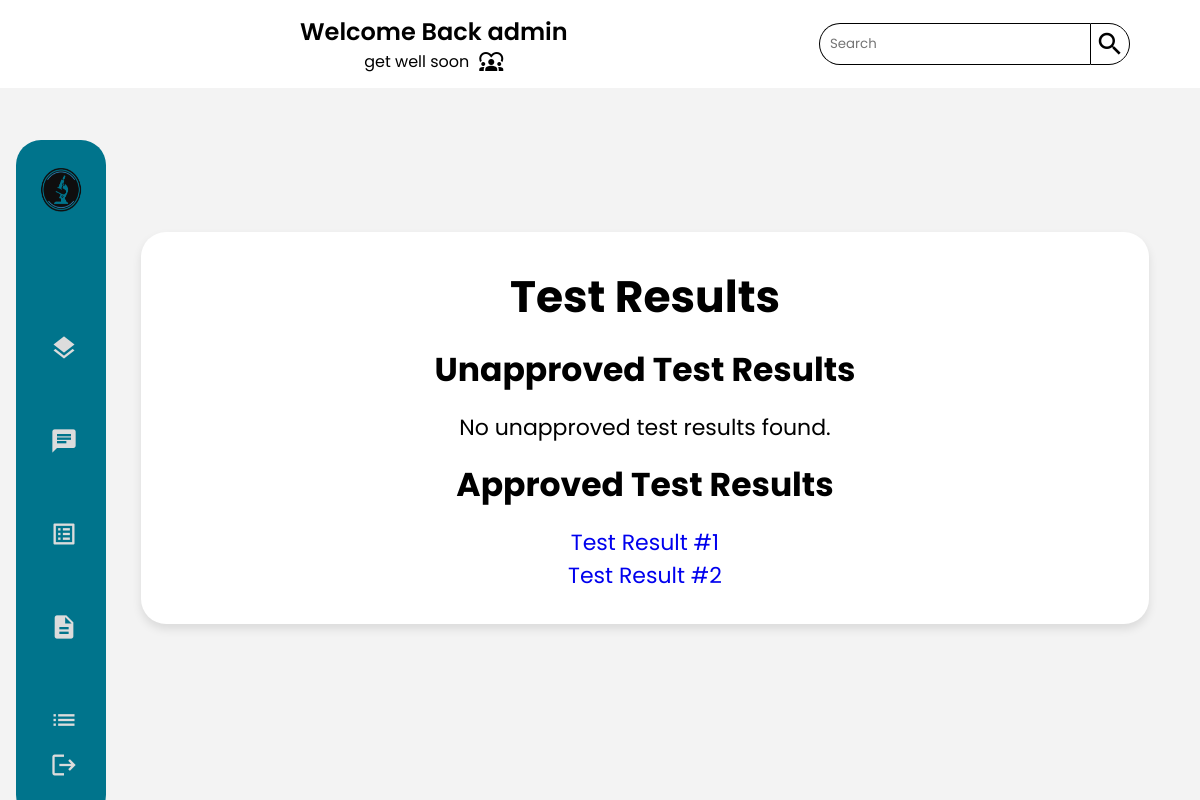
Before: /auditor/results/ (signed in) with the older database file.
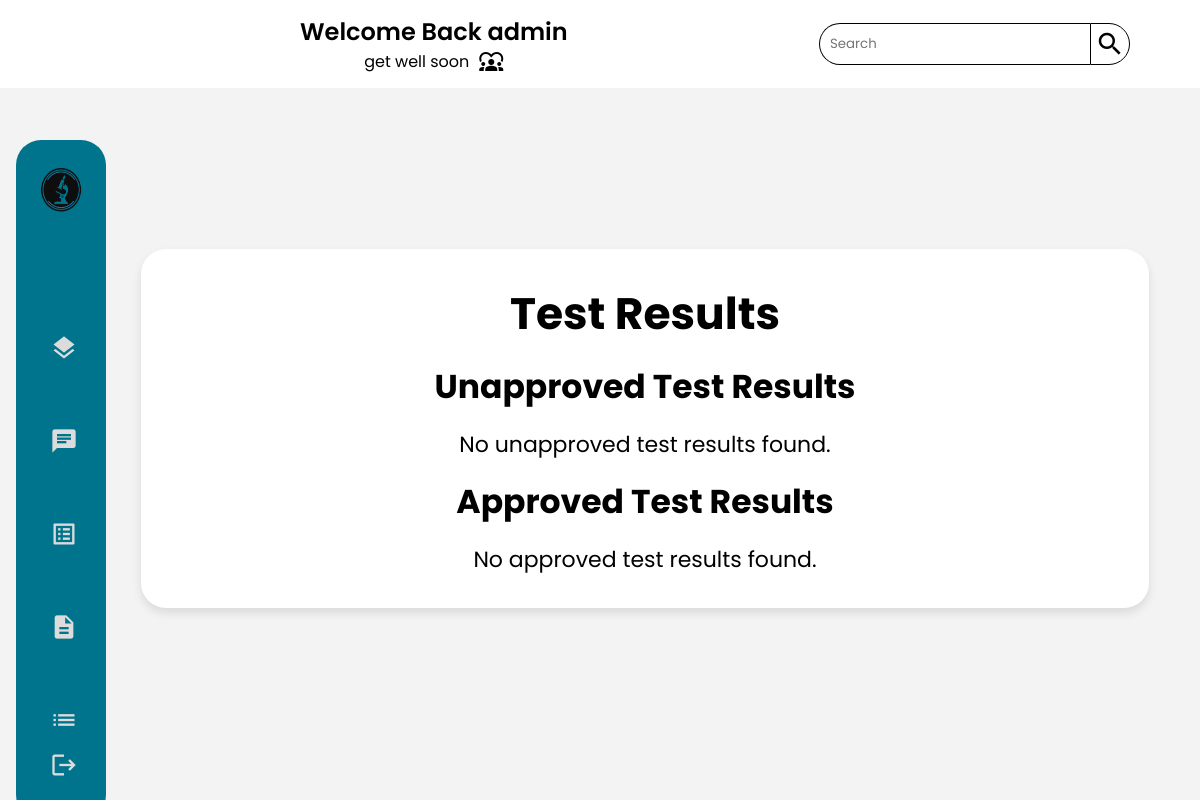
After: the same page with the newer database file.
### main_home/models.py (models this page shows)
class TestResult(models.Model):
    request = models.OneToOneField(AnalysisRequest, on_delete=models.CASCADE)
    creation_time = models.DateTimeField(auto_now_add=True)
    duration = models.DurationField(null=True, blank=True)
    approved = models.BooleanField(default=False)
    class Meta:
        db_table = 'test_result'
    def __str__(self):
        return f"Test Result #{self.id}"

### auditor/views.py (the view)
# urls.py: path("results/",views.result_list,name="test_result_list"),
@login_required
@permission_required('auditor.view_auditor', raise_exception=True)
def result_list(request):
    unapproved_results = TestResult.objects.filter(approved=False)
    approved_results = TestResult.objects.filter(approved=True)
    context = {
        'unapproved_results': unapproved_results,
        'approved_results': approved_results,
    }
    return render(request,'auditor/result/result_list.html', context)

### auditor/templates/auditor/result/result_list.html
{% extends 'auditor/auditor.html' %}
{% load static %}
{% block main %}
<div class="Container">
    <h1>Test Results</h1>
    <h2>Unapproved Test Results</h2>
    {% if unapproved_results %}
    <ul>
        {% for result in unapproved_results %}
            <li><a href="{% url 'test_result_detail' result.id %}">{{ result }}</a></li>
        {% endfor %}
    </ul>
    {% else %}
        <p>No unapproved test results found.</p>
    {% endif %}
    <h2>Approved Test Results</h2>
    {% if approved_results %}
        <ul>
            {% for result in approved_results %}
                <li><a href="{% url 'test_result_detail' result.id %}">{{ result }}</a></li>
            {% endfor %}
        </ul>
    {% else %}
        <p>No approved test results found.</p>
    {% endif %}
</div>
{% endblock main %}

Changed rows visible on the page:
removed TestResult: id "Test Result #1"
removed TestResult: id "Test Result #2"
Other visible differences:
text now shown: "No approved test results found."
